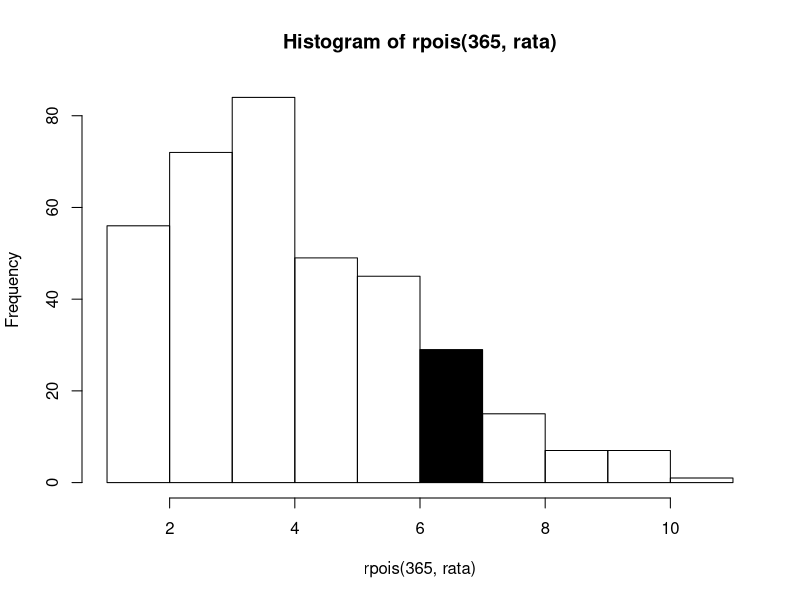

Write the R code that produced this figure.
x <- 6
rata <- 4.5

rataan <- function(p) {
  return (1/p)
} #Rumus rataan

varian <- function(p) {
  return ((1-p)/p*p)
} #Rumus varian

# 3a = Menghitung distribusi poisson dengan x = 6 dan rata = 4.5
dpois(x, rata)

# 3b = Simulasi kelahiran 6 bayi selama setahun
set.seed(0)
h <- hist(rpois(365, rata), plot=FALSE)
cuts <- cut(h$breaks, c(5.9,6.0))
plot(h, col=cuts)

# Rumus untuk menghitung rata-rata lahirnya 6 bayi dalam setahun menggunakan poisson
set.seed(0)
mean(rpois(364, rata) == 6) 

#untuk menghitung jumlah lahirnya 6 bayi per hari dalam setahun
set.seed(0)
length(which(rpois(365, rata) == 6))

# 3c = berdasarkan hasil perhitungan pada poin a dan b. Dapat disimpulkan bahwa dalam setahun, rata-rata kemunculan 6 bayi per hari hampir sama besarnya dengan kedua rumus tersebut.

# 3d = Menghitung rata-rata dan varian
# note = untuk distribusi poisson, nilai rata-rata dan varian memang dianggap sama
paste("3d: rata-rata = ", rata, ", varian = ", rata)
